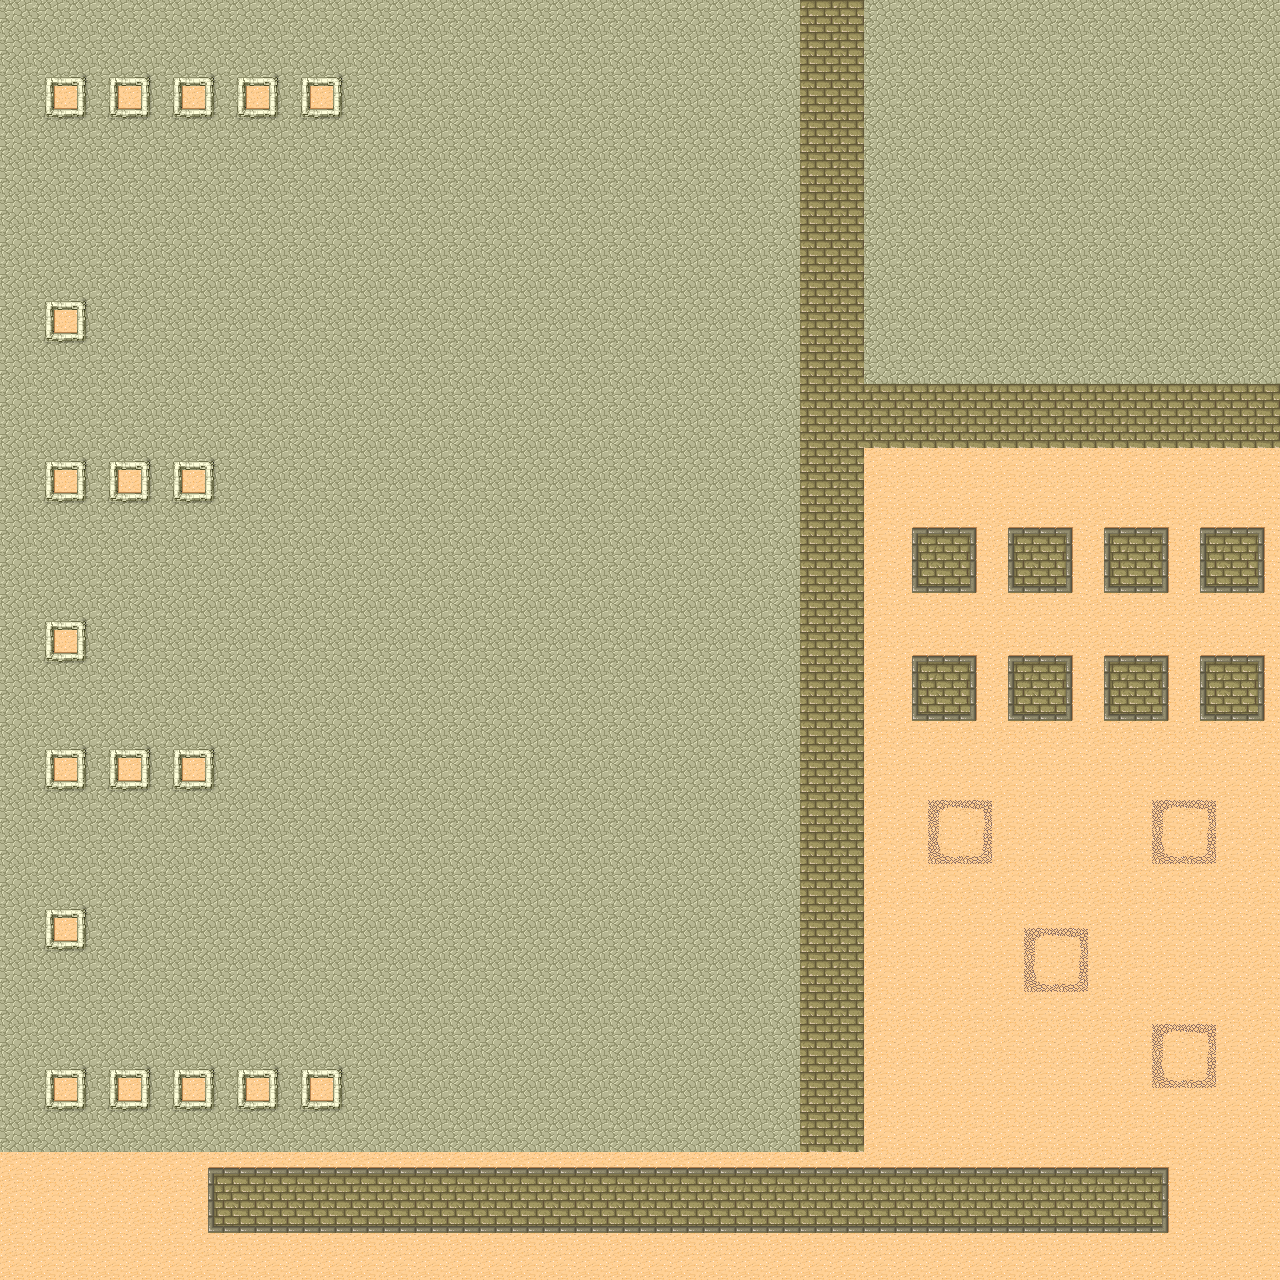

The image is a tile-based game level rendered from a .tmx file. Its description and complete source (layers, tilesets, objects, tile grids) follow:
An orthogonal 40x40 tile map with 32x32 px tiles, 1 tile layer (Capa0).

<map version="1.0" tiledversion="1.1.2" orientation="orthogonal" renderorder="right-down" width="40" height="40" tilewidth="32" tileheight="32" infinite="0" nextobjectid="1">
 <tileset firstgid="1" source="tmw_desert.tsx" />
 <layer name="Capa0" width="40" height="40">
  <data encoding="csv">
34,34,34,34,34,34,34,34,34,34,34,34,34,34,34,34,34,34,34,34,34,34,34,34,34,10,10,34,34,34,34,34,34,34,34,34,34,34,34,34,
34,34,34,34,34,34,34,34,34,34,34,34,34,34,34,34,34,34,34,34,34,34,34,34,34,10,10,34,34,34,34,34,34,34,34,34,34,34,34,34,
34,36,37,36,37,36,37,36,37,36,37,34,34,34,34,34,34,34,34,34,34,34,34,34,34,10,10,34,34,34,34,34,34,34,34,34,34,34,34,34,
34,44,45,44,45,44,45,44,45,44,45,34,34,34,34,34,34,34,34,34,34,34,34,34,34,10,10,34,34,34,34,34,34,34,34,34,34,34,34,34,
34,34,34,34,34,34,34,34,34,34,34,34,34,34,34,34,34,34,34,34,34,34,34,34,34,10,10,34,34,34,34,34,34,34,34,34,34,34,34,34,
34,34,34,34,34,34,34,34,34,34,34,34,34,34,34,34,34,34,34,34,34,34,34,34,34,10,10,34,34,34,34,34,34,34,34,34,34,34,34,34,
34,34,34,34,34,34,34,34,34,34,34,34,34,34,34,34,34,34,34,34,34,34,34,34,34,10,10,34,34,34,34,34,34,34,34,34,34,34,34,34,
34,34,34,34,34,34,34,34,34,34,34,34,34,34,34,34,34,34,34,34,34,34,34,34,34,10,10,34,34,34,34,34,34,34,34,34,34,34,34,34,
34,34,34,34,34,34,34,34,34,34,34,34,34,34,34,34,34,34,34,34,34,34,34,34,34,10,10,34,34,34,34,34,34,34,34,34,34,34,34,34,
34,36,37,34,34,34,34,34,34,34,34,34,34,34,34,34,34,34,34,34,34,34,34,34,34,10,10,34,34,34,34,34,34,34,34,34,34,34,34,34,
34,44,45,34,34,34,34,34,34,34,34,34,34,34,34,34,34,34,34,34,34,34,34,34,34,10,10,34,34,34,34,34,34,34,34,34,34,34,34,34,
34,34,34,34,34,34,34,34,34,34,34,34,34,34,34,34,34,34,34,34,34,34,34,34,34,10,10,34,34,34,34,34,34,34,34,34,34,34,34,34,
34,34,34,34,34,34,34,34,34,34,34,34,34,34,34,34,34,34,34,34,34,34,34,34,34,10,10,10,10,10,10,10,10,10,10,10,10,10,10,10,
34,34,34,34,34,34,34,34,34,34,34,34,34,34,34,34,34,34,34,34,34,34,34,34,34,10,10,10,10,10,10,10,10,10,10,10,10,10,10,10,
34,36,37,36,37,36,37,34,34,34,34,34,34,34,34,34,34,34,34,34,34,34,34,34,34,10,10,30,30,30,30,30,30,30,30,30,30,30,30,30,
34,44,45,44,45,44,45,34,34,34,34,34,34,34,34,34,34,34,34,34,34,34,34,34,34,10,10,30,30,30,30,30,30,30,30,30,30,30,30,30,
34,34,34,34,34,34,34,34,34,34,34,34,34,34,34,34,34,34,34,34,34,34,34,34,34,10,10,30,1,2,3,1,2,3,1,2,3,1,2,3,
34,34,34,34,34,34,34,34,34,34,34,34,34,34,34,34,34,34,34,34,34,34,34,34,34,10,10,30,9,10,11,9,10,11,9,10,11,9,10,11,
34,34,34,34,34,34,34,34,34,34,34,34,34,34,34,34,34,34,34,34,34,34,34,34,34,10,10,30,17,18,19,17,18,19,17,18,19,17,18,19,
34,36,37,34,34,34,34,34,34,34,34,34,34,34,34,34,34,34,34,34,34,34,34,34,34,10,10,30,30,30,30,30,30,30,30,30,30,30,30,30,
34,44,45,34,34,34,34,34,34,34,34,34,34,34,34,34,34,34,34,34,34,34,34,34,34,10,10,30,1,2,3,1,2,3,1,2,3,1,2,3,
34,34,34,34,34,34,34,34,34,34,34,34,34,34,34,34,34,34,34,34,34,34,34,34,34,10,10,30,9,10,11,9,10,11,9,10,11,9,10,11,
34,34,34,34,34,34,34,34,34,34,34,34,34,34,34,34,34,34,34,34,34,34,34,34,34,10,10,30,17,18,19,17,18,19,17,18,19,17,18,19,
34,36,37,36,37,36,37,34,34,34,34,34,34,34,34,34,34,34,34,34,34,34,34,34,34,10,10,30,30,30,30,30,30,30,30,30,30,30,30,30,
34,44,45,44,45,44,45,34,34,34,34,34,34,34,34,34,34,34,34,34,34,34,34,34,34,10,10,30,30,30,30,30,30,30,30,30,30,30,30,30,
34,34,34,34,34,34,34,34,34,34,34,34,34,34,34,34,34,34,34,34,34,34,34,34,34,10,10,30,30,4,5,30,30,30,30,30,4,5,30,30,
34,34,34,34,34,34,34,34,34,34,34,34,34,34,34,34,34,34,34,34,34,34,34,34,34,10,10,30,30,12,13,30,30,30,30,30,12,13,30,30,
34,34,34,34,34,34,34,34,34,34,34,34,34,34,34,34,34,34,34,34,34,34,34,34,34,10,10,30,30,30,30,30,30,30,30,30,30,30,30,30,
34,36,37,34,34,34,34,34,34,34,34,34,34,34,34,34,34,34,34,34,34,34,34,34,34,10,10,30,30,30,30,30,30,30,30,30,30,30,30,30,
34,44,45,34,34,34,34,34,34,34,34,34,34,34,34,34,34,34,34,34,34,34,34,34,34,10,10,30,30,30,30,30,4,5,30,30,30,30,30,30,
34,34,34,34,34,34,34,34,34,34,34,34,34,34,34,34,34,34,34,34,34,34,34,34,34,10,10,30,30,30,30,30,12,13,30,30,30,30,30,30,
34,34,34,34,34,34,34,34,34,34,34,34,34,34,34,34,34,34,34,34,34,34,34,34,34,10,10,30,30,30,30,30,30,30,30,30,30,30,30,30,
34,34,34,34,34,34,34,34,34,34,34,34,34,34,34,34,34,34,34,34,34,34,34,34,34,10,10,30,30,30,30,30,30,30,30,30,4,5,30,30,
34,36,37,36,37,36,37,36,37,36,37,34,34,34,34,34,34,34,34,34,34,34,34,34,34,10,10,30,30,30,30,30,30,30,30,30,12,13,30,30,
34,44,45,44,45,44,45,44,45,44,45,34,34,34,34,34,34,34,34,34,34,34,34,34,34,10,10,30,30,30,30,30,30,30,30,30,30,30,30,30,
34,34,34,34,34,34,34,34,34,34,34,34,34,34,34,34,34,34,34,34,34,34,34,34,34,10,10,30,30,30,30,30,30,30,30,30,30,30,30,30,
30,30,30,30,30,30,1,2,2,2,2,2,2,2,2,2,2,2,2,2,2,2,2,2,2,2,2,2,2,2,2,2,2,2,2,2,3,30,30,30,
30,30,30,30,30,30,9,10,10,10,10,10,10,10,10,10,10,10,10,10,10,10,10,10,10,10,10,10,10,10,10,10,10,10,10,10,11,30,30,30,
30,30,30,30,30,30,17,18,18,18,18,18,18,18,18,18,18,18,18,18,18,18,18,18,18,18,18,18,18,18,18,18,18,18,18,18,19,30,30,30,
30,30,30,30,30,30,30,30,30,30,30,30,30,30,30,30,30,30,30,30,30,30,30,30,30,30,30,30,30,30,30,30,30,30,30,30,30,30,30,30
</data>
 </layer>
</map>
